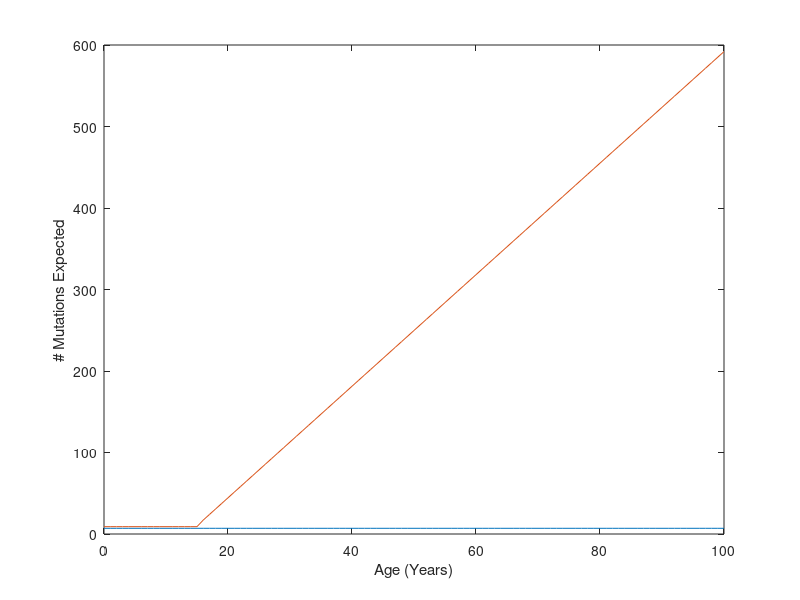

Source code (MATLAB):
% HW10, Q3

% Part F

age=0:100; %in years
mut_rate=0.3; %errors/division

% Eggs have 7 mutations on average (Part B). "Every egg a woman produces
% has undergone 23 genome replications regardless of a woman?s age."
egg_mut=zeros(101,1);

for i=1:101
    egg_mut(i)=7;
end



sperm_mut=zeros(101,1);
   
for i=1:101
    year=i-1;
    if year<=15
        divisions=30; %boy is not producing mature sperm
    else
        StemDivs=(year-15)*365/16; %365 days/year, 16 days/stem cell division
        divisions=34+StemDivs;
    end
    muts=divisions*mut_rate;
    sperm_mut(i)=muts;
end

plot(age, egg_mut);
hold on
plot(age, sperm_mut);
xlabel("Age (Years)")
ylabel("# Mutations Expected")
